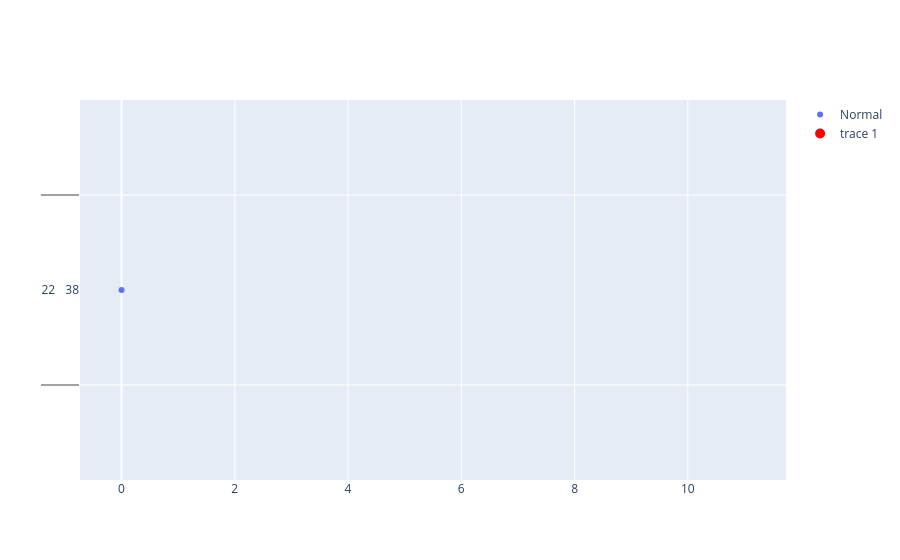

This figure's notebook cell:
### Code cell
col = ['Age']
Q1 = df[col].quantile(0.25)
Q3 = df[col].quantile(0.75)
IQR = Q3 - Q1
outliers = df[(df[col] < Q1 - 1.5*IQR) | (df[col] > Q3 + 1.5*IQR)]
normal =df[(df[col] >= Q1 - 1.5*IQR) & (df[col] <= Q3 + 1.5*IQR)]

fig = go.Figure()
fig.add_trace(go.Scatter(y = normal[col] , mode='markers' , name= 'Normal'))

fig.add_trace(go.Scatter(y=outliers , mode="markers" , marker=dict(color = 'red' , size = 10)))

### Figure 1 — Plotly figure (JSON) as saved in the notebook; plotly's stock layout.template omitted (floating-point values rounded to 4 significant figures; data arrays with more than 128 entries replaced by an {"elided": "..."} marker saying what was removed)
{"data": [{"mode": "markers", "name": "Normal", "type": "scatter", "y": {"elided": "891x1 float values"}}, {"marker": {"color": "red", "size": 10}, "mode": "markers", "type": "scatter", "y": {"elided": "891x12 float values"}}], "layout": {}}
